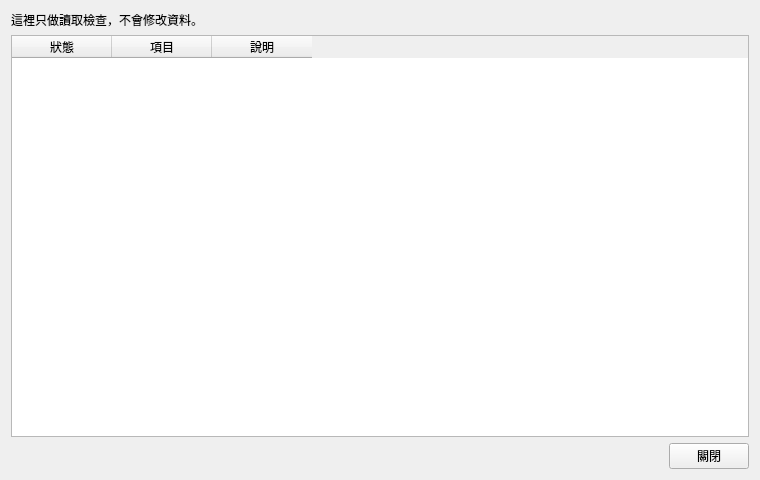
<?xml version="1.0" encoding="UTF-8"?>
<ui version="4.0">
 <class>healthCheckDialogContent</class>
 <widget class="QWidget" name="healthCheckDialogContent">
  <property name="geometry">
   <rect>
    <x>0</x>
    <y>0</y>
    <width>760</width>
    <height>480</height>
   </rect>
  </property>
  <property name="windowTitle">
   <string>系統健康檢查</string>
  </property>
  <property name="dialogSize" stdset="0">
   <size>
    <width>760</width>
    <height>480</height>
   </size>
  </property>
  <layout class="QVBoxLayout" name="healthCheckLayout" stretch="0,1,0">
   <property name="spacing">
    <number>6</number>
   </property>
   <property name="leftMargin">
    <number>11</number>
   </property>
   <property name="topMargin">
    <number>11</number>
   </property>
   <property name="rightMargin">
    <number>11</number>
   </property>
   <property name="bottomMargin">
    <number>11</number>
   </property>
   <item>
    <widget class="QLabel" name="introLabel">
     <property name="text">
      <string>這裡只做讀取檢查，不會修改資料。</string>
     </property>
    </widget>
   </item>
   <item>
    <widget class="TableWidget" name="checksTable">
     <property name="editTriggers">
      <set>QAbstractItemView::NoEditTriggers</set>
     </property>
     <attribute name="verticalHeaderVisible">
      <bool>false</bool>
     </attribute>
     <column>
      <property name="text">
       <string>狀態</string>
      </property>
     </column>
     <column>
      <property name="text">
       <string>項目</string>
      </property>
     </column>
     <column>
      <property name="text">
       <string>說明</string>
      </property>
     </column>
    </widget>
   </item>
   <item>
    <layout class="QHBoxLayout" name="buttonRow" stretch="1,0">
     <property name="spacing">
      <number>6</number>
     </property>
     <property name="leftMargin">
      <number>0</number>
     </property>
     <property name="topMargin">
      <number>0</number>
     </property>
     <property name="rightMargin">
      <number>0</number>
     </property>
     <property name="bottomMargin">
      <number>0</number>
     </property>
     <item>
      <spacer name="buttonRowSpacer">
       <property name="orientation">
        <enum>Qt::Horizontal</enum>
       </property>
       <property name="sizeHint" stdset="0">
        <size>
         <width>0</width>
         <height>0</height>
        </size>
       </property>
      </spacer>
     </item>
     <item>
      <widget class="PushButton" name="closeButton">
       <property name="text">
        <string>關閉</string>
       </property>
      </widget>
     </item>
    </layout>
   </item>
  </layout>
 </widget>
 <customwidgets>
 <customwidget>
  <class>PushButton</class>
  <extends>QPushButton</extends>
  <header>qfluentwidgets</header>
 </customwidget>
 <customwidget>
  <class>TableWidget</class>
  <extends>QTableWidget</extends>
  <header>qfluentwidgets</header>
 </customwidget>
 </customwidgets>
 <resources />
 <connections />
</ui>
